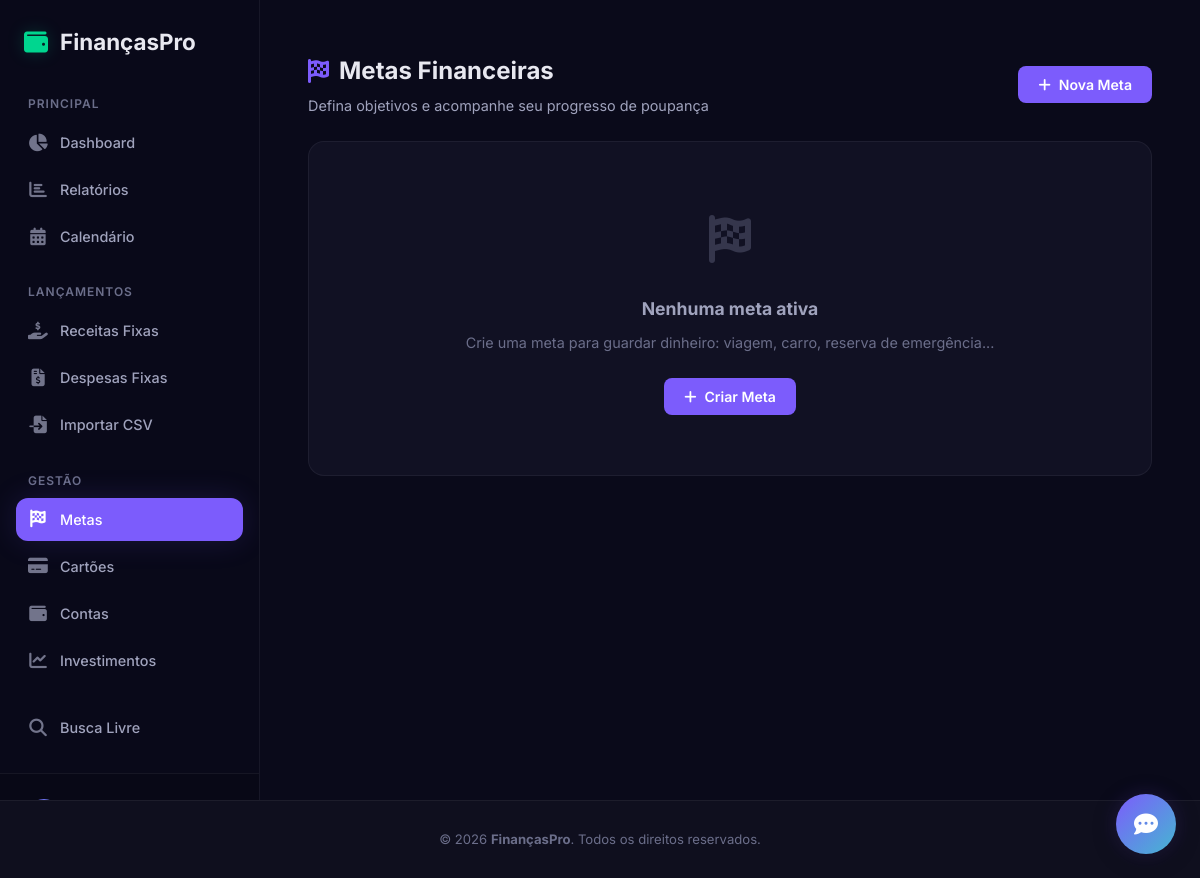
Page /metas on the earlier database version.
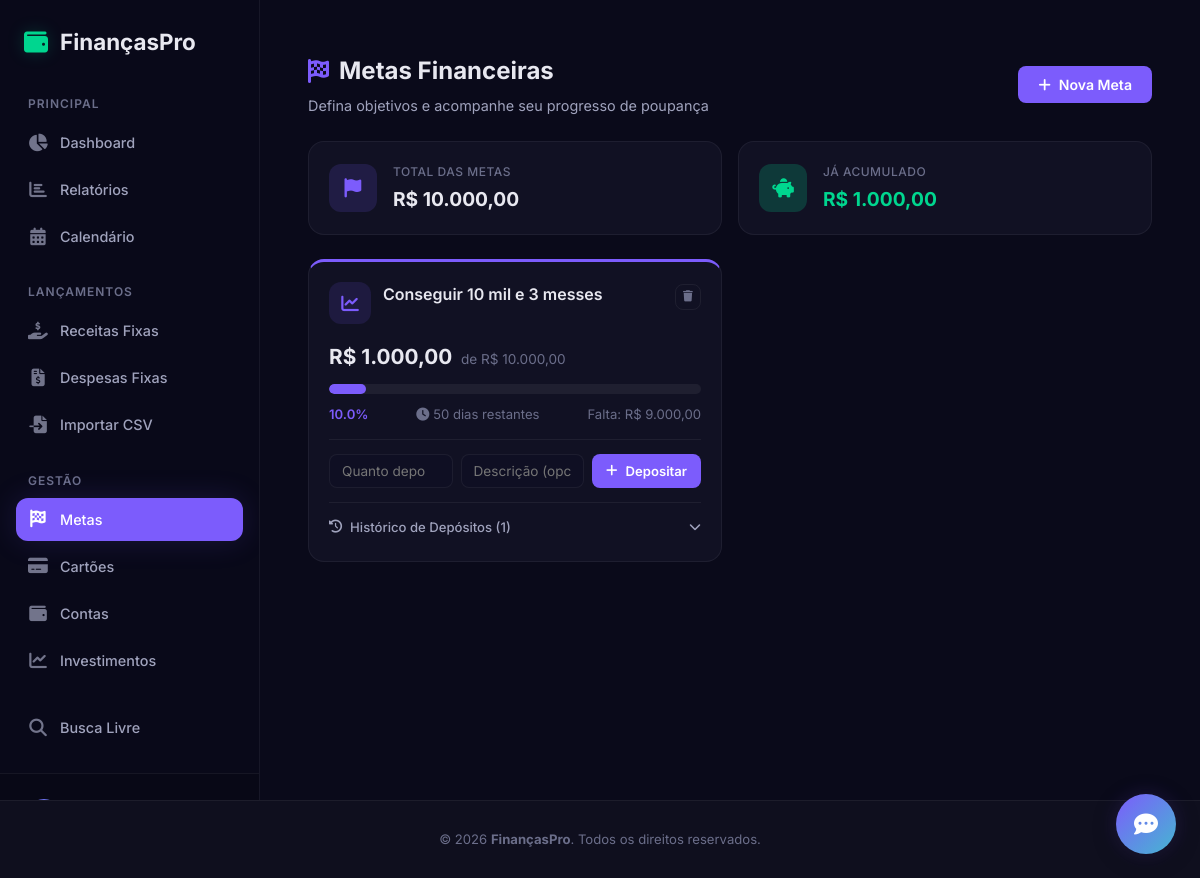
Same page on the later database version.
### app.py (models this page shows)
class Meta(db.Model):
    id = db.Column(db.Integer, primary_key=True)
    nome = db.Column(db.String(100), nullable=False)
    descricao = db.Column(db.String(200))
    valor_alvo = db.Column(db.Float, nullable=False)
    valor_atual = db.Column(db.Float, default=0.0)
    prazo = db.Column(db.Date, nullable=True)
    icone = db.Column(db.String(30), default='fa-bullseye')
    cor = db.Column(db.String(7), default='#7c5cfc')
    concluida = db.Column(db.Boolean, default=False)
    criada_em = db.Column(db.DateTime, default=datetime.utcnow)
    usuario_id = db.Column(db.Integer, db.ForeignKey('usuario.id'), nullable=False)
    depositos = db.relationship('DepositoMeta', backref='meta', lazy=True,
                                cascade='all, delete-orphan', order_by='DepositoMeta.data.desc()')
    @property
    def percentual(self):
        if self.valor_alvo <= 0:
            return 0
        return min(round((self.valor_atual / self.valor_alvo) * 100, 1), 100)
    @property
    def restante(self):
        return max(self.valor_alvo - self.valor_atual, 0)
    @property
    def dias_restantes(self):
        if not self.prazo:
            return None
        delta = self.prazo - date.today()
        return max(delta.days, 0)

### app.py (the view)
@app.route('/metas')
def metas():
    usuario = get_user()
    metas_ativas = Meta.query.filter_by(usuario_id=usuario.id, concluida=False).order_by(Meta.prazo).all()
    metas_concluidas = Meta.query.filter_by(usuario_id=usuario.id, concluida=True).all()
    total_alvo = sum(m.valor_alvo for m in metas_ativas)
    total_acumulado = sum(m.valor_atual for m in metas_ativas)
    return render_template('metas.html',
                           metas_ativas=metas_ativas,
                           metas_concluidas=metas_concluidas,
                           total_alvo=total_alvo,
                           total_acumulado=total_acumulado)

### app.py (called while the page is built, shortened)
def get_user():
    usuario = Usuario.query.first()
    return usuario

@app.before_request
def processar_automaticos():
    if request.path.startswith('/static/'):
        return
    usuario = get_user()
    if not usuario:
        return
    hoje = date.today()
    chave_cache = f"{usuario.id}_{hoje.isoformat()}"
    if chave_cache in cache_processamento:
        return

@app.context_processor
def inject_user():
    return dict(usuario=get_user(), now=datetime.utcnow)

def processar_automaticos(usuario):
    hoje = date.today()
    chave = f"{usuario.id}-{hoje.isoformat()}"
    if chave in _automaticos_cache:
        return

@app.before_request
def auto_processar():
    if request.endpoint and request.endpoint != 'static':
        try:
            usuario = Usuario.query.first()
            if usuario:
                processar_automaticos(usuario)
        except Exception:
            pass

@app.template_filter('brl')
def format_brl(value):
    try:
        return f"R$ {value:,.2f}".replace(',', 'X').replace('.', ',').replace('X', '.')
    except (ValueError, TypeError):
        return "R$ 0,00"

### templates/metas.html (shortened to what the changed rows need)
{% extends 'base.html' %}
{% block content %}
<section class="page-section">
    <div class="page-header">
        <div>
            <h1><i class="fas fa-flag-checkered"></i> Metas Financeiras</h1>
        </div>
    </div>
    {% if metas_ativas %}
    <div class="stats-grid stats-grid-2">
        <div class="stat-card">
            <div class="stat-icon" style="background: rgba(124, 92, 252, 0.15); color: #7c5cfc;">
                <i class="fas fa-flag"></i>
            </div>
            <div class="stat-info">
                <span class="stat-label">Total das Metas</span>
                <span class="stat-value">{{ total_alvo|brl }}</span>
            </div>
        </div>
        <div class="stat-card">
            <div class="stat-icon stat-icon-green">
                <i class="fas fa-piggy-bank"></i>
            </div>
            <div class="stat-info">
                <span class="stat-label">Já Acumulado</span>
                <span class="stat-value text-green">{{ total_acumulado|brl }}</span>
            </div>
        </div>
    </div>
    {% endif %}
    {% if metas_ativas %}
    <div class="goals-grid">
        {% for meta in metas_ativas %}
        <div class="goal-card" style="--goal-color: {{ meta.cor }}">
            <div class="goal-card-header">
                <div class="goal-card-icon" style="background: {{ meta.cor }}20; color: {{ meta.cor }}">
                    <i class="fas {{ meta.icone }}"></i>
                </div>
                <div class="goal-card-title">
                    <h3>{{ meta.nome }}</h3>
                </div>
                <form action="{{ url_for('excluir_meta', id=meta.id) }}" method="POST" class="inline-form"
                    onsubmit="return confirm('Excluir meta {{ meta.nome }}?')">
                    <button type="submit" class="btn-icon btn-icon-delete btn-icon-sm"><i
                            class="fas fa-trash"></i></button>
                </form>
            </div>
            <div class="goal-card-values">
                <span class="goal-current">{{ meta.valor_atual|brl }}</span>
                <span class="goal-target">de {{ meta.valor_alvo|brl }}</span>
            </div>
            <div class="progress-bar progress-bar-lg">
                <div class="progress-fill" style="width: {{ meta.percentual }}%; background: {{ meta.cor }}"></div>
            </div>
            <div class="goal-card-footer">
                <span style="color: {{ meta.cor }}; font-weight: 600;">{{ meta.percentual }}%</span>
                {% if meta.dias_restantes is not none %}
                <span class="text-muted">
                    <i class="fas fa-clock"></i>
                    {% if meta.dias_restantes == 0 %}
                    Hoje é o prazo!
                    {% elif meta.dias_restantes == 1 %}
                    1 dia restante
                    {% else %}
                    {{ meta.dias_restantes }} dias restantes
                    {% endif %}
                </span>
                {% endif %}
                <span class="text-muted">Falta: {{ meta.restante|brl }}</span>
            </div>
            <form action="{{ url_for('depositar_meta', id=meta.id) }}" method="POST" class="goal-deposit-form">
                <input type="number" name="valor" step="0.01" min="0.01" placeholder="Quanto depositar?" required>
                <input type="text" name="descricao" placeholder="Descrição (opcional)" class="deposit-desc-input">
                <button type="submit" class="btn btn-sm btn-primary">
                    <i class="fas fa-plus"></i> Depositar
                </button>
            </form>
            {% if meta.depositos %}
            <div class="deposit-history">
                <button class="deposit-history-toggle" onclick="this.parentElement.classList.toggle('open')">
                    <i class="fas fa-history"></i> Histórico de Depósitos ({{ meta.depositos|length }})
                    <i class="fas fa-chevron-down toggle-arrow"></i>
                </button>
            </div>
            {% endif %}
        </div>
        {% endfor %}
    </div>
    {% else %}
    <div class="empty-state-page">
        <div class="empty-icon"><i class="fas fa-flag-checkered"></i></div>
        <h3>Nenhuma meta ativa</h3>
        <p>Crie uma meta para guardar dinheiro: viagem, carro, reserva de emergência...</p>
        <button class="btn btn-primary" onclick="openModal('addMetaModal')">
            <i class="fas fa-plus"></i> Criar Meta
        </button>
    </div>
    {% endif %}
</section>
{% endblock %}

Differences in the rows shown:
added Meta: nome "Conseguir 10 mil e 3 messes", valor_atual|brl "R$ 1.000,00", valor_alvo|brl "R$ 10.000,00", percentual "10.0", dias_restantes "50", restante|brl "R$ 9.000,00", depositos|length "1"
Other differences:
{{ total_alvo|brl }}: (not shown) → "R$ 10.000,00"
{{ total_acumulado|brl }}: (not shown) → "R$ 1.000,00"
text no longer shown: "Nenhuma meta ativa Crie uma meta para guardar dinheiro: viagem, carro, reserva de emergência... Criar Meta"
text now shown: "TOTAL DAS METAS JÁ ACUMULADO"
